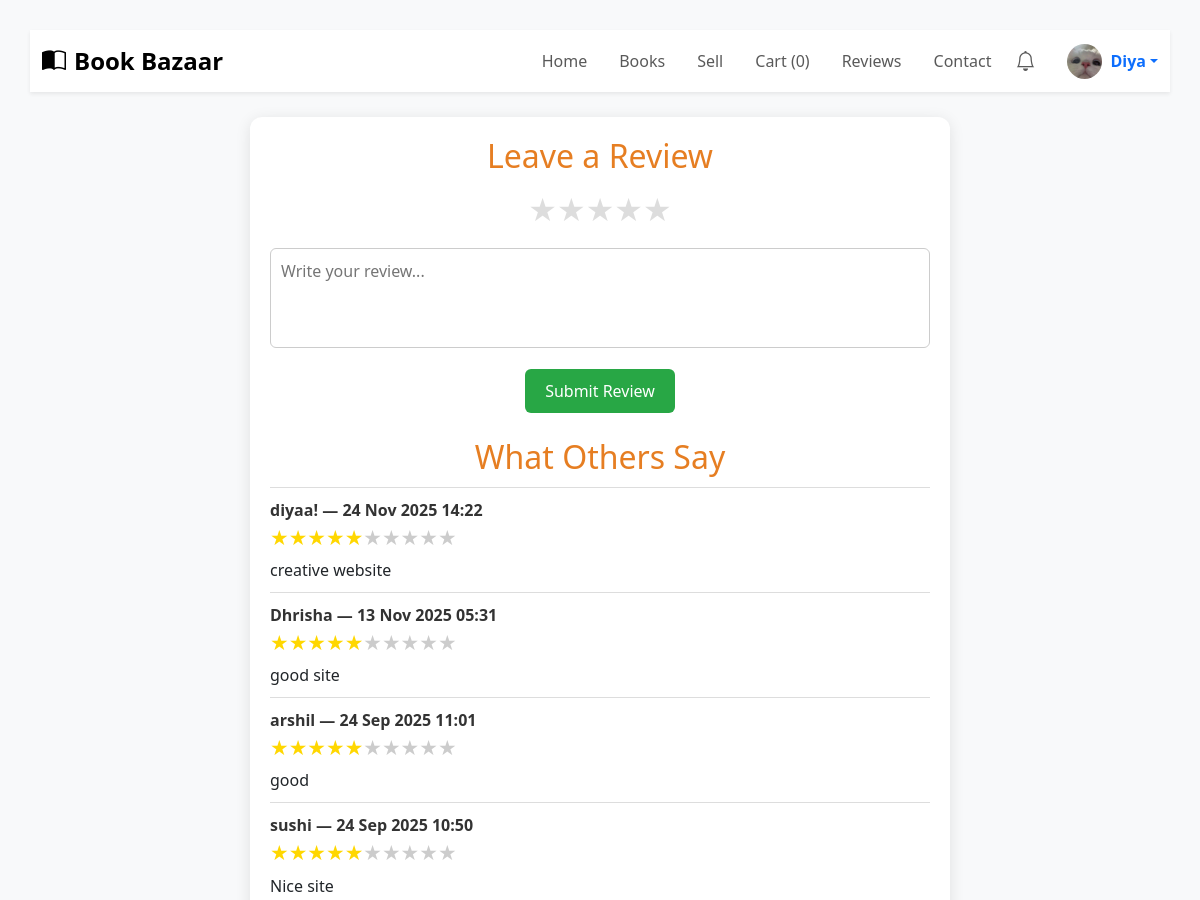
The app's page /reviews/ (signed in, upper part), older data.
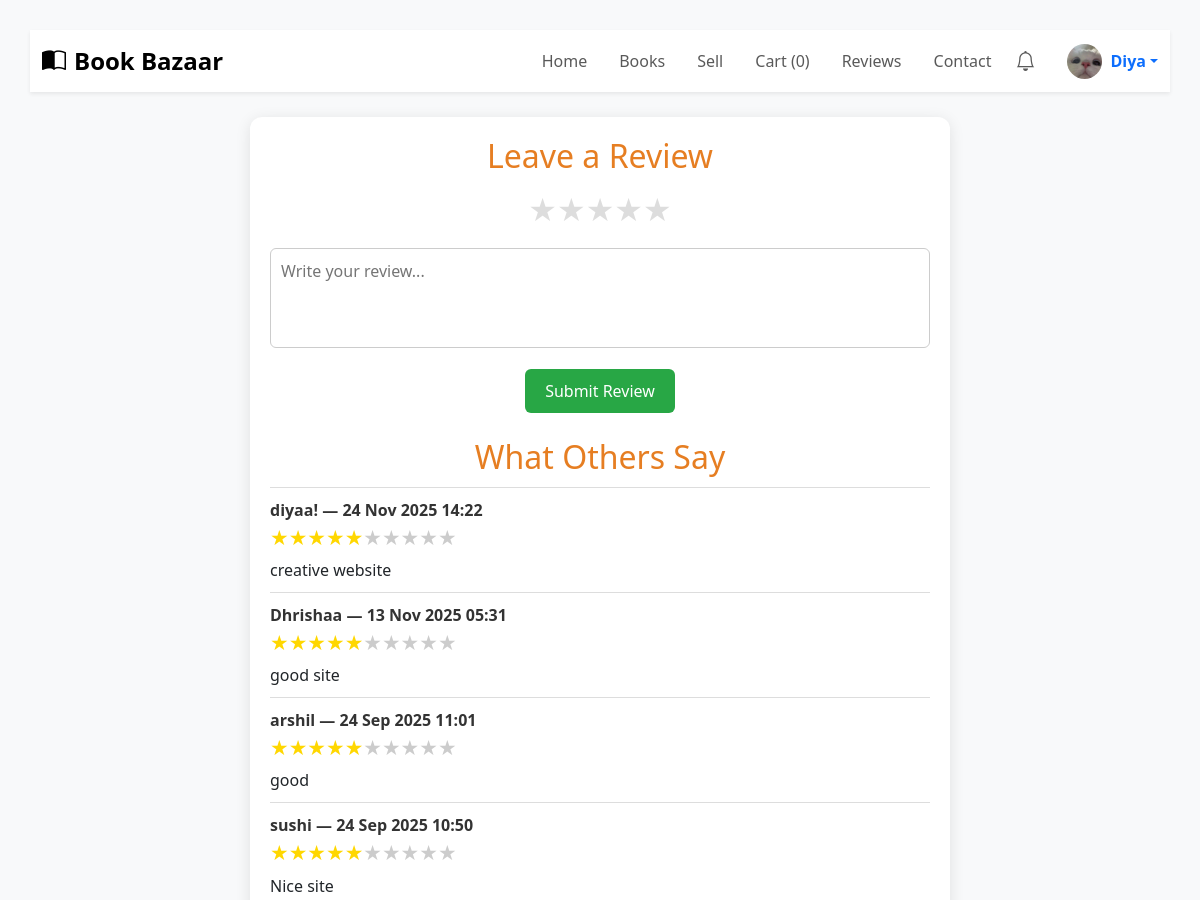
The same page, newer data.
### book_app/models.py (models this page shows, shortened)
class Review(models.Model):
    user = models.ForeignKey(User, on_delete=models.CASCADE)
    rating = models.IntegerField()
    comment = models.TextField()
    created_at = models.DateTimeField(auto_now_add=True)

### book_app/views.py (the view)
# urls.py: path("reviews/", reviews_page, name="reviews"),
def reviews_page(request):
    all_reviews = Review.objects.order_by("-created_at")
    context = {
        "reviews": all_reviews,
        "message": None,
    }
    storage = messages.get_messages(request)
    for msg in storage:
        context["message"] = msg
    return render(request, "reviews.html", context)

### book_app/views.py (called while the page is built)
def cart_count(request):
    if request.user.is_authenticated:
        count = CartItem.objects.filter(cart__user=request.user).count()
    else:
        count = 0
    return {"cart_count": count}

def wishlist_count(request):
    if request.user.is_authenticated:
        count = Wishlist.objects.filter(user=request.user).count()
    else:
        count = 0
    return {"wishlist_count": count}

### templates/reviews.html (shortened to what this page needs)
{% extends "base.html" %}
{% load static %}
{% block extra_css %}
<link rel="stylesheet" href="{% static 'book_app/reviews.css' %}">
{% endblock extra_css %}
{% block body %}
<div class="review-container">
    <h2 class="text-center">Leave a Review</h2>
    {% if user.is_authenticated %}
    <form method="POST" action="{% url 'submit_review' %}">
        <div class="star-rating">
            {% for i in "54321" %}
            <label for="star{{ i }}" data-value="{{ i }}">★</label>
            {% endfor %}
        </div>
        <textarea name="comment" placeholder="Write your review..." required></textarea>
        <button type="submit">Submit Review</button>
    </form>
    {% else %}
    <button onclick="showLoginBox()">Submit Review</button>
    {% endif %}
    <div class="review-list">
        <h2>What Others Say</h2>
        {% for review in reviews %}
            <div class="review">
                <div class="user"><b>{{ review.user.username }}</b> — {{ review.created_at|date:"d M Y H:i" }}</div>
                <div class="stars">
                    {% for x in "12345"|slice:":review.rating"|make_list %}
                        <span>★</span>
                    {% endfor %}
                    {% for x in "12345"|slice:"review.rating:"|make_list %}
                        <span class="empty">★</span>
                    {% endfor %}
                </div>
                <div class="comment">{{ review.comment }}</div>
            </div>
        {% empty %}
            <p>No reviews yet. Be the first!</p>
        {% endfor %}
    </div>
</div>
{% endblock body %}

Row changes from the older to the newer data that the page shows:
changed through a linked row, Review "good site": user.username "Dhrisha" → "Dhrishaa"
